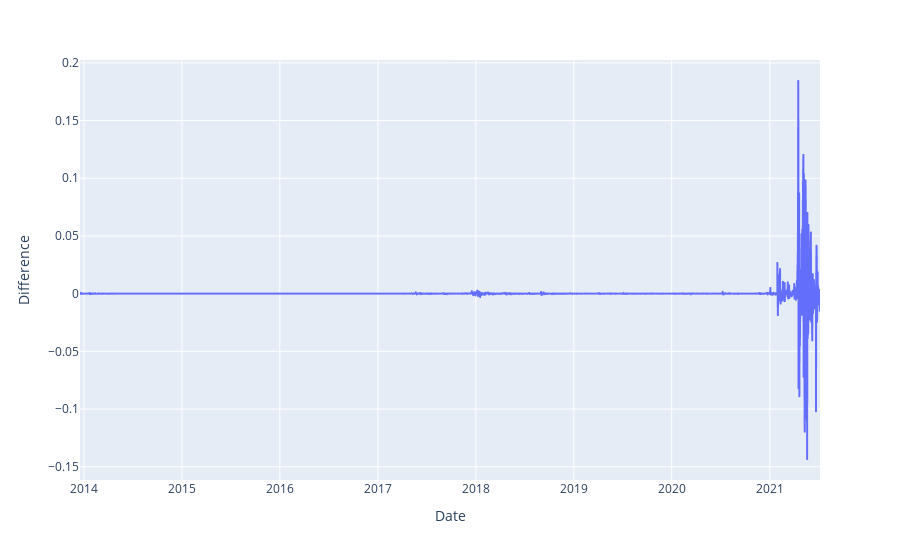

Source (notebook cell):
### Code cell
fig = px.line(data, x='Date', y="Difference")
fig.show();

### Figure 1 — Plotly figure (JSON) as saved in the notebook; plotly's stock layout.template omitted (floating-point values rounded to 4 significant figures; data arrays with more than 128 entries replaced by an {"elided": "..."} marker saying what was removed)
{"data": [{"hovertemplate": "Date=%{x}<br>Difference=%{y}<extra></extra>", "legendgroup": "", "line": {"color": "#636efa", "dash": "solid"}, "marker": {"symbol": "circle"}, "mode": "lines", "name": "", "showlegend": false, "x": {"elided": "2760 str values"}, "xaxis": "x", "y": {"elided": "2760 float values"}, "yaxis": "y", "type": "scattergl"}], "layout": {"xaxis": {"anchor": "y", "domain": [0, 1], "title": {"text": "Date"}}, "yaxis": {"anchor": "x", "domain": [0, 1], "title": {"text": "Difference"}}, "legend": {"tracegroupgap": 0}, "margin": {"t": 60}}}
